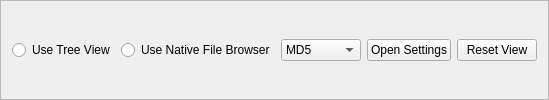
         <widget class="QFrame" name="frame02_01">
          <property name="frameShape">
           <enum>QFrame::StyledPanel</enum>
          </property>
          <property name="frameShadow">
           <enum>QFrame::Raised</enum>
          </property>
          <layout class="QGridLayout" name="gridLayout_7">
           <item row="2" column="3">
            <widget class="QPushButton" name="pushButton_settings01">
             <property name="text">
              <string>Open Settings</string>
             </property>
            </widget>
           </item>
           <item row="2" column="2">
            <widget class="QComboBox" name="comboBox_hashType02">
             <item>
              <property name="text">
               <string>MD5</string>
              </property>
             </item>
             <item>
              <property name="text">
               <string>SHA-1</string>
              </property>
             </item>
             <item>
              <property name="text">
               <string>SHA-256</string>
              </property>
             </item>
             <item>
              <property name="text">
               <string>SHA-512</string>
              </property>
             </item>
            </widget>
           </item>
           <item row="2" column="1">
            <widget class="QRadioButton" name="radioButton_useBrowse01">
             <property name="text">
              <string>Use Native File Browser</string>
             </property>
             <attribute name="buttonGroup">
              <string notr="true">buttonGroup_treeOrBrowser</string>
             </attribute>
            </widget>
           </item>
           <item row="2" column="0">
            <widget class="QRadioButton" name="radioButton_useTree01">
             <property name="text">
              <string>Use Tree View</string>
             </property>
             <attribute name="buttonGroup">
              <string notr="true">buttonGroup_treeOrBrowser</string>
             </attribute>
            </widget>
           </item>
           <item row="2" column="4">
            <widget class="QPushButton" name="pushButton_resetView01">
             <property name="text">
              <string>Reset View</string>
             </property>
            </widget>
           </item>
          </layout>
         </widget>
